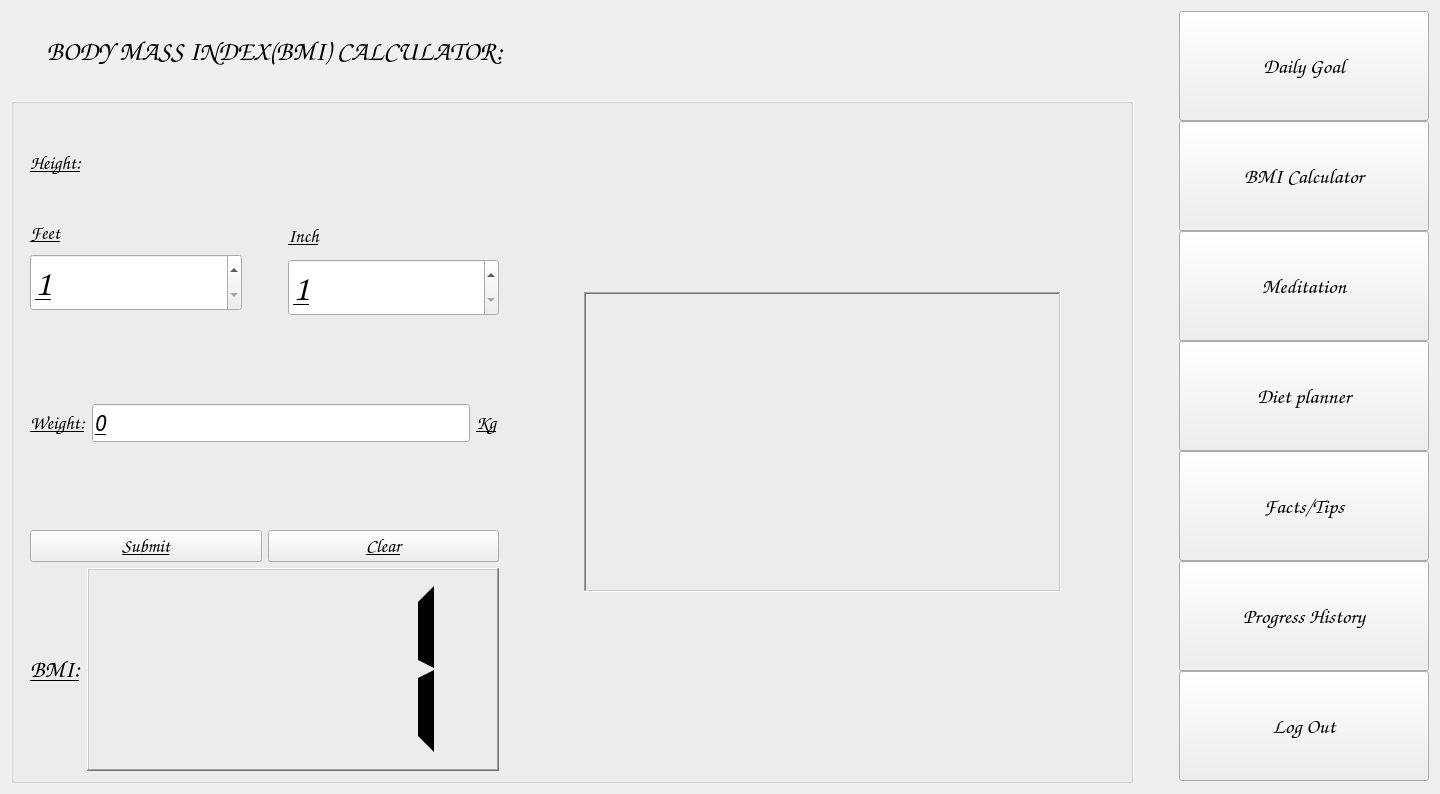
<?xml version="1.0" encoding="UTF-8"?>
<ui version="4.0">
 <class>Form</class>
 <widget class="QWidget" name="Form">
  <property name="geometry">
   <rect>
    <x>0</x>
    <y>0</y>
    <width>1440</width>
    <height>794</height>
   </rect>
  </property>
  <property name="font">
   <font>
    <family>Lucida Fax</family>
    <pointsize>20</pointsize>
   </font>
  </property>
  <property name="windowTitle">
   <string>Form</string>
  </property>
  <property name="styleSheet">
   <string notr="true">border-image: url(:/newPrefix/Form graphics/hhhhhh.jpg);</string>
  </property>
  <layout class="QHBoxLayout" name="horizontalLayout_8">
   <item>
    <layout class="QVBoxLayout" name="verticalLayout_5">
     <item>
      <widget class="QLabel" name="label_9">
       <property name="sizePolicy">
        <sizepolicy hsizetype="Preferred" vsizetype="Preferred">
         <horstretch>0</horstretch>
         <verstretch>0</verstretch>
        </sizepolicy>
       </property>
       <property name="minimumSize">
        <size>
         <width>511</width>
         <height>81</height>
        </size>
       </property>
       <property name="font">
        <font>
         <family>Comic Sans MS</family>
         <pointsize>20</pointsize>
         <weight>75</weight>
         <italic>true</italic>
         <bold>true</bold>
         <underline>false</underline>
        </font>
       </property>
       <property name="cursor">
        <cursorShape>UpArrowCursor</cursorShape>
       </property>
       <property name="mouseTracking">
        <bool>false</bool>
       </property>
       <property name="styleSheet">
        <string notr="true">border-image: url(:/newPrefix/Form graphics/gg.png);</string>
       </property>
       <property name="text">
        <string>      BODY MASS INDEX(BMI) CALCULATOR:</string>
       </property>
       <property name="margin">
        <number>10</number>
       </property>
       <property name="indent">
        <number>0</number>
       </property>
      </widget>
     </item>
     <item>
      <widget class="QGroupBox" name="groupBox">
       <property name="sizePolicy">
        <sizepolicy hsizetype="Minimum" vsizetype="MinimumExpanding">
         <horstretch>73</horstretch>
         <verstretch>0</verstretch>
        </sizepolicy>
       </property>
       <property name="font">
        <font>
         <family>Comic Sans MS</family>
         <pointsize>14</pointsize>
         <weight>75</weight>
         <italic>true</italic>
         <bold>true</bold>
         <underline>true</underline>
        </font>
       </property>
       <property name="styleSheet">
        <string notr="true">border-image:none;</string>
       </property>
       <property name="title">
        <string/>
       </property>
       <property name="flat">
        <bool>true</bool>
       </property>
       <layout class="QHBoxLayout" name="horizontalLayout_7">
        <item>
         <spacer name="horizontalSpacer_5">
          <property name="orientation">
           <enum>Qt::Horizontal</enum>
          </property>
          <property name="sizeType">
           <enum>QSizePolicy::Fixed</enum>
          </property>
          <property name="sizeHint" stdset="0">
           <size>
            <width>7</width>
            <height>20</height>
           </size>
          </property>
         </spacer>
        </item>
        <item>
         <layout class="QVBoxLayout" name="verticalLayout_3">
          <property name="sizeConstraint">
           <enum>QLayout::SetFixedSize</enum>
          </property>
          <property name="rightMargin">
           <number>9</number>
          </property>
          <item>
           <layout class="QVBoxLayout" name="verticalLayout_3_HeightFtIn">
            <item>
             <widget class="QLabel" name="label_4">
              <property name="font">
               <font>
                <family>Comic Sans MS</family>
                <pointsize>14</pointsize>
                <weight>75</weight>
                <italic>true</italic>
                <bold>true</bold>
                <underline>true</underline>
               </font>
              </property>
              <property name="text">
               <string>Height:</string>
              </property>
             </widget>
            </item>
            <item>
             <layout class="QHBoxLayout" name="horizontalLayout_3">
              <item>
               <layout class="QVBoxLayout" name="verticalLayout">
                <item>
                 <widget class="QLabel" name="label">
                  <property name="sizePolicy">
                   <sizepolicy hsizetype="Fixed" vsizetype="Fixed">
                    <horstretch>0</horstretch>
                    <verstretch>0</verstretch>
                   </sizepolicy>
                  </property>
                  <property name="minimumSize">
                   <size>
                    <width>89</width>
                    <height>0</height>
                   </size>
                  </property>
                  <property name="font">
                   <font>
                    <family>Comic Sans MS</family>
                    <pointsize>14</pointsize>
                    <weight>75</weight>
                    <italic>true</italic>
                    <bold>true</bold>
                    <underline>true</underline>
                   </font>
                  </property>
                  <property name="text">
                   <string>Feet</string>
                  </property>
                 </widget>
                </item>
                <item>
                 <widget class="QSpinBox" name="spinBox">
                  <property name="font">
                   <font>
                    <pointsize>28</pointsize>
                   </font>
                  </property>
                  <property name="minimum">
                   <number>1</number>
                  </property>
                  <property name="maximum">
                   <number>8</number>
                  </property>
                 </widget>
                </item>
               </layout>
              </item>
              <item>
               <spacer name="horizontalSpacer">
                <property name="orientation">
                 <enum>Qt::Horizontal</enum>
                </property>
                <property name="sizeType">
                 <enum>QSizePolicy::Fixed</enum>
                </property>
                <property name="sizeHint" stdset="0">
                 <size>
                  <width>40</width>
                  <height>20</height>
                 </size>
                </property>
               </spacer>
              </item>
              <item>
               <layout class="QVBoxLayout" name="verticalLayout_2">
                <item>
                 <widget class="QLabel" name="label_2">
                  <property name="minimumSize">
                   <size>
                    <width>89</width>
                    <height>0</height>
                   </size>
                  </property>
                  <property name="font">
                   <font>
                    <family>Comic Sans MS</family>
                    <pointsize>14</pointsize>
                    <weight>75</weight>
                    <italic>true</italic>
                    <bold>true</bold>
                    <underline>true</underline>
                   </font>
                  </property>
                  <property name="text">
                   <string>Inch</string>
                  </property>
                 </widget>
                </item>
                <item>
                 <widget class="QSpinBox" name="spinBox_2">
                  <property name="font">
                   <font>
                    <pointsize>28</pointsize>
                   </font>
                  </property>
                  <property name="minimum">
                   <number>1</number>
                  </property>
                  <property name="maximum">
                   <number>11</number>
                  </property>
                 </widget>
                </item>
               </layout>
              </item>
             </layout>
            </item>
           </layout>
          </item>
          <item>
           <layout class="QHBoxLayout" name="horizontalLayout_2_Weightkg">
            <item>
             <layout class="QHBoxLayout" name="horizontalLayout">
              <item>
               <widget class="QLabel" name="label_3">
                <property name="font">
                 <font>
                  <family>Comic Sans MS</family>
                  <pointsize>14</pointsize>
                  <weight>75</weight>
                  <italic>true</italic>
                  <bold>true</bold>
                  <underline>true</underline>
                 </font>
                </property>
                <property name="text">
                 <string>Weight:</string>
                </property>
               </widget>
              </item>
              <item>
               <widget class="QLineEdit" name="lineEdit">
                <property name="font">
                 <font>
                  <family>Lucida Fax</family>
                  <pointsize>16</pointsize>
                  <weight>50</weight>
                  <bold>false</bold>
                 </font>
                </property>
                <property name="text">
                 <string>0</string>
                </property>
               </widget>
              </item>
             </layout>
            </item>
            <item>
             <widget class="QLabel" name="label_5">
              <property name="font">
               <font>
                <family>Comic Sans MS</family>
                <pointsize>14</pointsize>
                <weight>75</weight>
                <italic>true</italic>
                <bold>true</bold>
                <underline>true</underline>
               </font>
              </property>
              <property name="text">
               <string>Kg</string>
              </property>
             </widget>
            </item>
           </layout>
          </item>
          <item>
           <layout class="QHBoxLayout" name="horizontalLayout_6">
            <item>
             <widget class="QPushButton" name="pushButton_BMICal">
              <property name="font">
               <font>
                <family>Comic Sans MS</family>
                <pointsize>14</pointsize>
                <weight>75</weight>
                <italic>true</italic>
                <bold>true</bold>
                <underline>true</underline>
               </font>
              </property>
              <property name="text">
               <string>Submit</string>
              </property>
             </widget>
            </item>
            <item>
             <widget class="QPushButton" name="pushButton_2">
              <property name="font">
               <font>
                <family>Comic Sans MS</family>
                <pointsize>14</pointsize>
                <weight>75</weight>
                <italic>true</italic>
                <bold>true</bold>
                <underline>true</underline>
               </font>
              </property>
              <property name="text">
               <string>Clear</string>
              </property>
             </widget>
            </item>
           </layout>
          </item>
          <item>
           <layout class="QHBoxLayout" name="horizontalLayout_2">
            <item>
             <widget class="QLabel" name="label_6">
              <property name="sizePolicy">
               <sizepolicy hsizetype="Fixed" vsizetype="Preferred">
                <horstretch>0</horstretch>
                <verstretch>0</verstretch>
               </sizepolicy>
              </property>
              <property name="font">
               <font>
                <family>Comic Sans MS</family>
                <pointsize>18</pointsize>
                <weight>75</weight>
                <italic>true</italic>
                <bold>true</bold>
                <underline>true</underline>
               </font>
              </property>
              <property name="text">
               <string>BMI:</string>
              </property>
             </widget>
            </item>
            <item>
             <widget class="QLCDNumber" name="lcdNumber">
              <property name="frameShape">
               <enum>QFrame::WinPanel</enum>
              </property>
              <property name="frameShadow">
               <enum>QFrame::Raised</enum>
              </property>
              <property name="digitCount">
               <number>3</number>
              </property>
              <property name="segmentStyle">
               <enum>QLCDNumber::Flat</enum>
              </property>
              <property name="value" stdset="0">
               <double>1.000000000000000</double>
              </property>
              <property name="intValue" stdset="0">
               <number>1</number>
              </property>
             </widget>
            </item>
           </layout>
          </item>
         </layout>
        </item>
        <item>
         <spacer name="horizontalSpacer_3">
          <property name="orientation">
           <enum>Qt::Horizontal</enum>
          </property>
          <property name="sizeType">
           <enum>QSizePolicy::Fixed</enum>
          </property>
          <property name="sizeHint" stdset="0">
           <size>
            <width>70</width>
            <height>20</height>
           </size>
          </property>
         </spacer>
        </item>
        <item>
         <widget class="QLabel" name="label_12">
          <property name="sizePolicy">
           <sizepolicy hsizetype="MinimumExpanding" vsizetype="Fixed">
            <horstretch>0</horstretch>
            <verstretch>0</verstretch>
           </sizepolicy>
          </property>
          <property name="minimumSize">
           <size>
            <width>470</width>
            <height>300</height>
           </size>
          </property>
          <property name="styleSheet">
           <string notr="true">border-image: url(:/newPrefix/Form graphics/162040328682311667.png);</string>
          </property>
          <property name="frameShape">
           <enum>QFrame::WinPanel</enum>
          </property>
          <property name="frameShadow">
           <enum>QFrame::Sunken</enum>
          </property>
          <property name="text">
           <string/>
          </property>
          <property name="scaledContents">
           <bool>false</bool>
          </property>
          <property name="alignment">
           <set>Qt::AlignCenter</set>
          </property>
          <property name="wordWrap">
           <bool>false</bool>
          </property>
          <property name="indent">
           <number>0</number>
          </property>
          <property name="openExternalLinks">
           <bool>false</bool>
          </property>
         </widget>
        </item>
        <item>
         <spacer name="horizontalSpacer_4">
          <property name="orientation">
           <enum>Qt::Horizontal</enum>
          </property>
          <property name="sizeType">
           <enum>QSizePolicy::Fixed</enum>
          </property>
          <property name="sizeHint" stdset="0">
           <size>
            <width>60</width>
            <height>20</height>
           </size>
          </property>
         </spacer>
        </item>
       </layout>
      </widget>
     </item>
    </layout>
   </item>
   <item>
    <spacer name="horizontalSpacer_6">
     <property name="orientation">
      <enum>Qt::Horizontal</enum>
     </property>
     <property name="sizeType">
      <enum>QSizePolicy::Fixed</enum>
     </property>
     <property name="sizeHint" stdset="0">
      <size>
       <width>40</width>
       <height>20</height>
      </size>
     </property>
    </spacer>
   </item>
   <item>
    <layout class="QVBoxLayout" name="verticalLayout_4">
     <property name="spacing">
      <number>0</number>
     </property>
     <item>
      <widget class="QPushButton" name="pushButtondaily">
       <property name="sizePolicy">
        <sizepolicy hsizetype="Fixed" vsizetype="Fixed">
         <horstretch>0</horstretch>
         <verstretch>0</verstretch>
        </sizepolicy>
       </property>
       <property name="minimumSize">
        <size>
         <width>250</width>
         <height>110</height>
        </size>
       </property>
       <property name="font">
        <font>
         <family>Comic Sans MS</family>
         <pointsize>16</pointsize>
         <weight>75</weight>
         <italic>true</italic>
         <bold>true</bold>
        </font>
       </property>
       <property name="styleSheet">
        <string notr="true">border-image: url(:/newPrefix/Form graphics/buttonbg.png);</string>
       </property>
       <property name="text">
        <string>Daily Goal</string>
       </property>
      </widget>
     </item>
     <item>
      <widget class="QPushButton" name="pushButtonbmical">
       <property name="minimumSize">
        <size>
         <width>0</width>
         <height>110</height>
        </size>
       </property>
       <property name="font">
        <font>
         <family>Comic Sans MS</family>
         <pointsize>16</pointsize>
         <weight>75</weight>
         <italic>true</italic>
         <bold>true</bold>
        </font>
       </property>
       <property name="styleSheet">
        <string notr="true">border-image: url(:/newPrefix/Form graphics/buttonbg.png);</string>
       </property>
       <property name="text">
        <string>BMI Calculator</string>
       </property>
      </widget>
     </item>
     <item>
      <widget class="QPushButton" name="pushButtonmeditation">
       <property name="minimumSize">
        <size>
         <width>0</width>
         <height>110</height>
        </size>
       </property>
       <property name="font">
        <font>
         <family>Comic Sans MS</family>
         <pointsize>16</pointsize>
         <weight>75</weight>
         <italic>true</italic>
         <bold>true</bold>
        </font>
       </property>
       <property name="styleSheet">
        <string notr="true">border-image: url(:/newPrefix/Form graphics/buttonbg.png);</string>
       </property>
       <property name="text">
        <string>Meditation</string>
       </property>
      </widget>
     </item>
     <item>
      <widget class="QPushButton" name="pushButtondiet">
       <property name="sizePolicy">
        <sizepolicy hsizetype="Preferred" vsizetype="Fixed">
         <horstretch>0</horstretch>
         <verstretch>0</verstretch>
        </sizepolicy>
       </property>
       <property name="minimumSize">
        <size>
         <width>0</width>
         <height>110</height>
        </size>
       </property>
       <property name="font">
        <font>
         <family>Comic Sans MS</family>
         <pointsize>16</pointsize>
         <weight>75</weight>
         <italic>true</italic>
         <bold>true</bold>
        </font>
       </property>
       <property name="styleSheet">
        <string notr="true">border-image: url(:/newPrefix/Form graphics/buttonbg.png);</string>
       </property>
       <property name="text">
        <string>Diet planner</string>
       </property>
      </widget>
     </item>
     <item>
      <widget class="QPushButton" name="pushButton_tips">
       <property name="minimumSize">
        <size>
         <width>0</width>
         <height>110</height>
        </size>
       </property>
       <property name="font">
        <font>
         <family>Comic Sans MS</family>
         <pointsize>16</pointsize>
         <weight>75</weight>
         <italic>true</italic>
         <bold>true</bold>
        </font>
       </property>
       <property name="styleSheet">
        <string notr="true">border-image: url(:/newPrefix/Form graphics/buttonbg.png);</string>
       </property>
       <property name="text">
        <string>Facts/Tips</string>
       </property>
      </widget>
     </item>
     <item>
      <widget class="QPushButton" name="pushButton_progress">
       <property name="minimumSize">
        <size>
         <width>0</width>
         <height>110</height>
        </size>
       </property>
       <property name="font">
        <font>
         <family>Comic Sans MS</family>
         <pointsize>16</pointsize>
         <weight>75</weight>
         <italic>true</italic>
         <bold>true</bold>
        </font>
       </property>
       <property name="styleSheet">
        <string notr="true">border-image: url(:/newPrefix/Form graphics/buttonbg.png);</string>
       </property>
       <property name="text">
        <string>Progress History</string>
       </property>
      </widget>
     </item>
     <item>
      <widget class="QPushButton" name="pushButton_logout">
       <property name="minimumSize">
        <size>
         <width>0</width>
         <height>110</height>
        </size>
       </property>
       <property name="font">
        <font>
         <family>Comic Sans MS</family>
         <pointsize>16</pointsize>
         <weight>75</weight>
         <italic>true</italic>
         <bold>true</bold>
        </font>
       </property>
       <property name="styleSheet">
        <string notr="true">border-image: url(:/newPrefix/Form graphics/red-butto-transparent-background-11621027099oxucsro5ez.png);</string>
       </property>
       <property name="text">
        <string>Log Out</string>
       </property>
      </widget>
     </item>
    </layout>
   </item>
  </layout>
 </widget>
 <resources>
  <include location="images.qrc"/>
 </resources>
 <connections/>
</ui>
